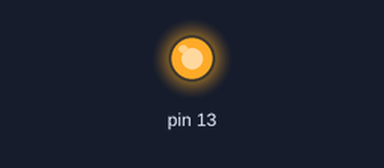
A sketch run on a simulated Arduino Uno, built with avr-gcc and run on an emulated ATmega328P. Shown: output pins drawn as LEDs (lit = HIGH). Random numbers use the default seed unless the sketch sets one.

Above: at 0.63 s.
Timing chart, 0 to 40.0 s (numbered marks = the images above):
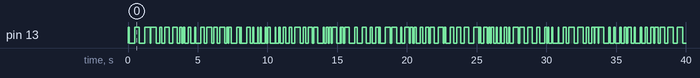

Measured:
- by itself, pin 13: LOW → HIGH at 0.00 s, → LOW 0.11 s later, → HIGH 0.37 s later, → LOW 0.31 s later, … (192 changes in this stretch)

The sketch:

L_Chika_Random.ino
```cpp
// (licence header left out)
// セットアップ関数は、電源ON時に1度だけ実行される
void setup() {
  // ピンの初期化
  pinMode(13, OUTPUT);
}

// ループ関数は、ずっと実行され続ける
void loop() {
  int delayTime;            // 待ち時間の変数

  digitalWrite(13, HIGH);   // 点灯
  delayTime = random(20,400);// 20ms～400msでランダム値取得
  delay(delayTime);

  digitalWrite(13, LOW);    // 消灯
  delayTime = random(20,400);
  delay(delayTime);
}
```
